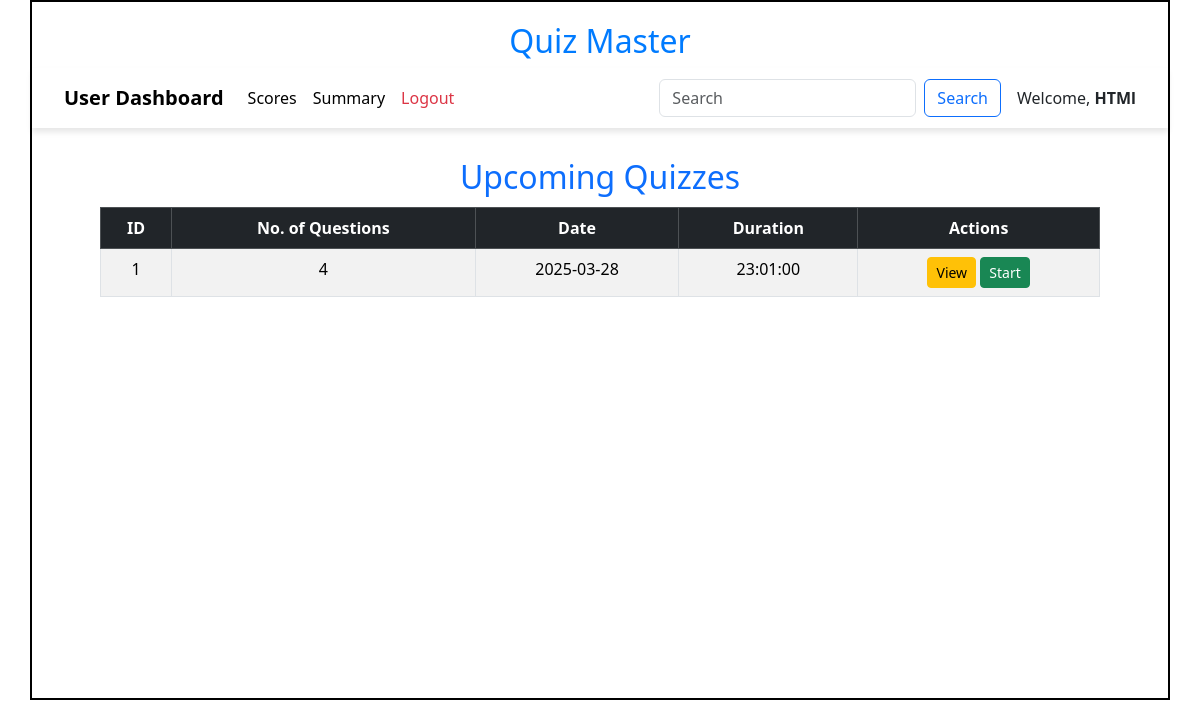
The page /user/HTMl on the database its author committed.
### models/models.py (models this page shows)
class Quiz(db.Model):
    id=db.Column(db.Integer,primary_key=True)
    name = db.Column(db.String,unique=True,nullable=False)
    Chapter_id = db.Column(db.Integer,db.ForeignKey("chapter.id"),nullable=False)
    date_of_quiz = db.Column(db.Date(),nullable=False)
    time_duration = db.Column(db.Time(),nullable =False)
    remarks=db.Column(db.String)
    scores= db.relationship("Score",cascade="all,delete",backref="quiz",lazy=True)
    questions = db.relationship("Question",cascade="all,delete",backref="quiz",lazy=True)

### controllers/controller.py (the view)
@app.route('/user/<name>')
def user_dashboard(name):
    quizzes = get_quizs()
    return render_template("user_dashboard.html",quizs=quizzes,name=name)

### controllers/controller.py (called while the page is built)
def get_quizs():
    quizs = Quiz.query.all()
    return quizs

### templates/user_dashboard.html (shortened to what this page needs)
<!DOCTYPE html>
<html lang="en">
<head>
    <link href="https://cdn.jsdelivr.net/npm/bootstrap@5.3.3/dist/css/bootstrap.min.css" rel="stylesheet">
    <link rel="stylesheet" href="/static/css/style.css">
</head>
<body>
    <div id="container">
        <h1 id="heading">Quiz Master</h1>
        <nav class="navbar navbar-expand-lg navbar-light bg-white" style="box-shadow: 0px 4px 6px rgba(0, 0, 0, 0.1);
            padding: 10px 20px;">
            <div class="container-fluid">
                <a class="navbar-brand" href="#"><b>User Dashboard</b></a>
                <div class="collapse navbar-collapse" id="navbarNav">
                    <ul class="navbar-nav me-auto">
                        <li class="nav-item">
                            <a class="nav-link active" href="/user_scores/{{ name }}">Scores</a>
                        </li>
                        <li class="nav-item">
                            <a class="nav-link active" href="#">Summary</a>
                        </li>
                        <li class="nav-item">
                            <a class="nav-link text-danger" href="/login">Logout</a>
                        </li>
                    </ul>
                    <form class="d-flex" method="POST" action="/search/{{name}}">
                        <input class="form-control me-2" type="search" placeholder="Search" name="search_txt" id="search_txt">
                        <button class="btn btn-outline-primary" type="submit">Search</button>
                    </form>
                </div>
                <span class="ms-3">Welcome, <strong>{{name}}</strong></span>
            </div>
        </nav>
        <div id="user-panel" style="margin: auto; margin-top: 30px;width: 1000px;height: auto;">
            <h2 class="text-center text-primary mt-4">Upcoming Quizzes</h2>
            {% if quizs %}
            <table class="table table-striped table-hover table-bordered">
                <thead class="table-dark text-center">
                    <tr>
                        <th>ID</th>
                        <th>No. of Questions</th>
                        <th>Date</th>
                        <th>Duration</th>
                        <th>Actions</th>
                    </tr>
                </thead>
                <tbody class="text-center">
                    {% for quiz in quizs %}
                        {% if quiz.questions | length > 0 %}
                            <tr>
                                <td>{{ quiz.id }}</td>
                                <td>{{ quiz.questions | length }}</td>
                                <td>{{ quiz.date_of_quiz }}</td>
                                <td>{{ quiz.time_duration }}</td>
                                <td>
                                    <a href="/view_quiz/{{ quiz.id }}/{{ name }}" class="btn btn-sm btn-warning">View</a>
                                    <a href="/quiz_exam/{{ quiz.id }}/{{ name }}" class="btn btn-sm btn-success">Start</a>
                                </td>
                            </tr>
                        {% endif %}
                    {% endfor %}
                </tbody>
            </table>
        {% else %}
            <div class="text-center text-muted mt-4">No Quizzes Available</div>
        {% endif %}
        </div>
    </div>
</body>
</html>

### static/css/style.css (style rules this page uses)
* { margin: 0px }
#container { border: 2px solid black; margin: auto; min-height: 700px; width: 95%; }
#heading { text-align: center; font-size: 2rem; margin-top: 20px; color: #007bff; }
.navbar { box-shadow: 0px 4px 6px rgba(0, 0, 0, 0.1); padding: 10px 20px; }
.table { margin-top: 10px; }
.table-dark th { text-align: center; }

### rows shown on the page
Quiz: name "HTMl", id "1", questions|length "4", date_of_quiz "2025-03-28", time_duration "23:01:00"
